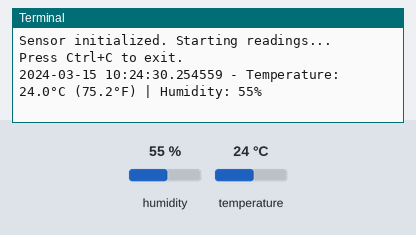
Recording of a program running on a simulated Raspberry Pi (BCM pin numbers). Parts: the last lines printed to the terminal. The test bench sets the inputs (shaded band); at power-on: humidity 55 %, temperature 24 °C. The clock reads 2024-03-15 10:24:30 at power-on unless the program sets it; files the program writes start out absent.

Above: at 1.2 s.
1.3 s: humidity set to 22 %
At 4.7 s:
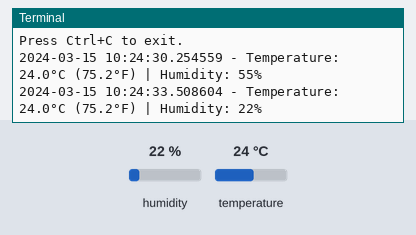
5.4 s: temperature set to 12 °C
At 8.0 s:
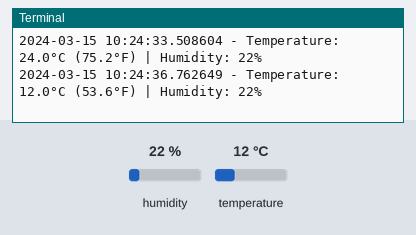
9.5 s: humidity set to 40 %
At 11.2 s:
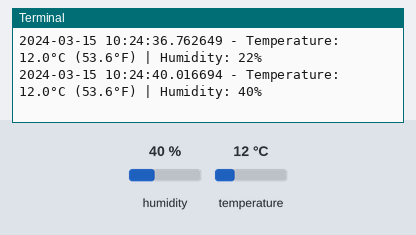
Timing chart, 0 to 12.7 s (numbered marks = the images above; inputs shaded):
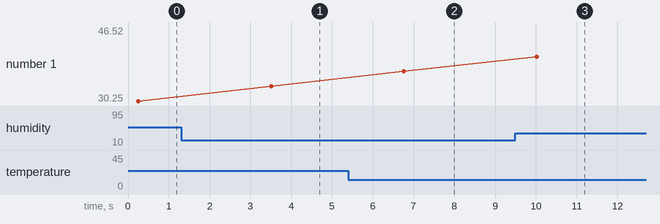

The program:

dht11-rpi5-trixie.py
```python
# new DHT11 script for Raspberry Pi 5 (Gemini 2.5 Pro)
# to add: logging (CSV, JSON, et al.)

"""
testing environment: Raspberry Pi 5
                 OS: Raspberry Pi OS / Debian 13 (trixie)
             Python: 3.13.x
"""

# core libraries
import time
import board
import adafruit_dht
import sys

# new imports
from datetime import datetime
import os
import subprocess
import signal
import logging
import csv
import json

# --- Configuration ---
# The GPIO pin number the DHT11 data pin is connected to.
# This uses the board numbering scheme (e.g., board.D4 is GPIO4).
# You can change this to any other valid GPIO pin.

DHT_PIN = board.D4 # GPIO pin 7 on Raspberry Pi 5

# --- Initialization ---
# Initialize the DHT sensor.
# For a DHT22 sensor, you would use adafruit_dht.DHT22.
# The 'use_pulseio=False' is important for Raspberry Pi 5 with libgpiod.

try:
    dht_sensor = adafruit_dht.DHT11(DHT_PIN, use_pulseio=False)
except ImportError:
    print("Error: A required library is not installed.")
    print("Please run: pip install adafruit-circuitpython-dht")
    sys.exit()
except Exception as e:
    print(f"An unexpected error occurred during sensor initialization: {e}")
    sys.exit()

# --- Logging (WIP) ---

logging.basicConfig(
    level=logging.INFO,
    format='%(asctime)s - %(message)s',
    handlers=[
        logging.FileHandler("dht11_sensor.log"),
        logging.StreamHandler()
    ]
)
logger = logging.getLogger(__name__)


# --- Main Loop ---
print("Sensor initialized. Starting readings...")
print("Press Ctrl+C to exit.")

while True:
    try:
        # Attempt to read from the sensor
        temperature_c = dht_sensor.temperature
        humidity = dht_sensor.humidity

        if humidity is not None and temperature_c is not None:
            temperature_f = temperature_c * (9 / 5) + 32
            print(f"{datetime.now()} - ", end="")
            print(f"Temperature: {temperature_c:.1f}°C ({temperature_f:.1f}°F) | Humidity: {humidity}%")
        else:
            print("Failed to retrieve data from sensor. Retrying...")

    # Time delay between readings (minimum 2 seconds for DHT11)
    # Set to 3 seconds for more consistent results
        time.sleep(3.0)

    except RuntimeError as error:
        # Errors happen fairly often with DHT sensors due to timing.
        # This is a normal part of their operation.
        print(f"Sensor reading failed: {error.args[0]}. Retrying...")
    except Exception as error:
        # Handle other potential errors and perform a clean exit.
        dht_sensor.exit()
        raise error
    except KeyboardInterrupt:
        print("")
        dht_sensor.exit()
        sys.exit(0)
```

Measured:
- after the input at 1.3 s, the terminal: prints a new line after 2.2 s (image 1)
- after the input at 5.4 s, the terminal: prints a new line after 1.4 s (image 2)
- after the input at 9.5 s, the terminal: prints a new line after 0.52 s (image 3)
